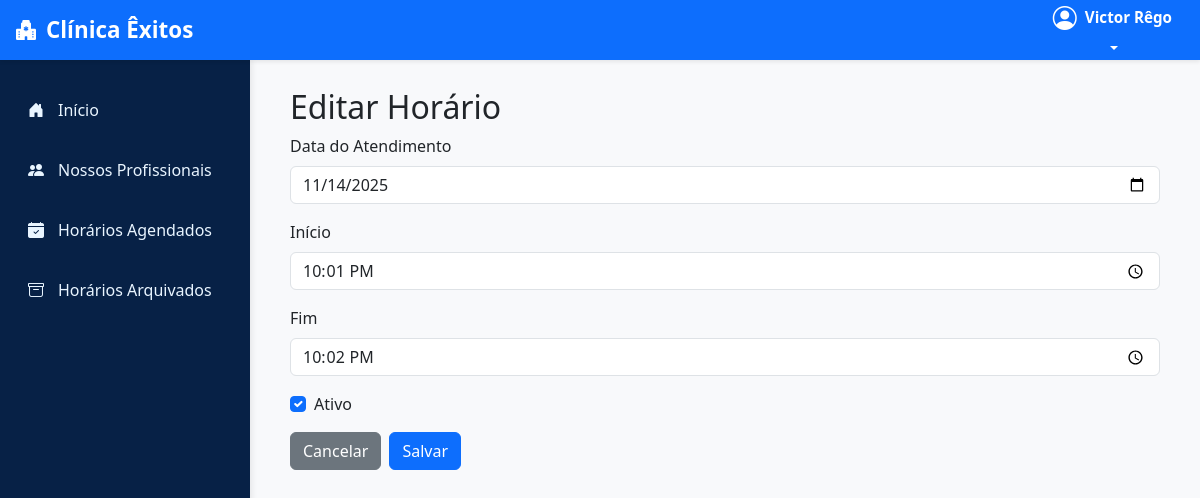
The app's page /usuarios/horarios/editar/24/ (signed in), older data.
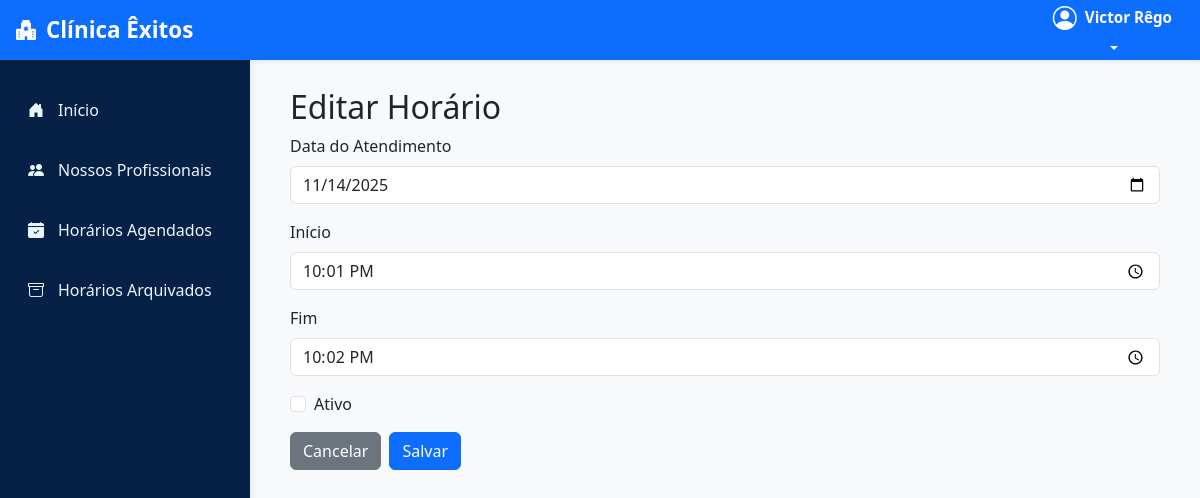
The same page, newer data.
### usuarios/models.py (models this page shows, shortened)
class HorarioDisponivel(models.Model):
    profissional = models.ForeignKey(
        UsuarioAdaptado,
        on_delete=models.CASCADE,
        limit_choices_to={'is_professional': True},
        related_name='usuarios_horarios'
    )
    data = models.DateField(verbose_name="Data do Atendimento")
    hora_inicio = models.TimeField(verbose_name="Hora de Início")
    hora_fim = models.TimeField(verbose_name="Hora de Término")
    ativo = models.BooleanField(default=True, verbose_name="Disponível")
    class Meta:
        verbose_name = "Horário Disponível"
        verbose_name_plural = "Horários Disponíveis"
        ordering = ['data', 'hora_inicio']

### usuarios/views.py (the view)
# urls.py: path('horarios/editar/<int:pk>/', agenda_views.editar_horario, name='editar_horario'),
@login_required
def editar_horario(request, pk):
    if not request.user.is_professional:
        messages.error(request, "Acesso negado. Apenas profissionais podem acessar.")
        return redirect('perfil')
    horario = get_object_or_404(HorarioDisponivel, pk=pk, profissional=request.user)
    if request.method == 'POST':
        form = HorarioDisponivelForm(request.POST, instance=horario)
        if form.is_valid():
            form.save()
            messages.success(request, "Horário atualizado com sucesso!")
            return redirect('listar_horarios')
    else:
        form = HorarioDisponivelForm(instance=horario)
    return render(request, 'usuarios/horarios_form.html', {'form': form, 'titulo': 'Editar Horário'})

### usuarios/forms.py
class HorarioDisponivelForm(forms.ModelForm):
    class Meta:
        model = HorarioDisponivel
        fields = ['data', 'hora_inicio', 'hora_fim', 'ativo']
        widgets = {
            'data': forms.DateInput(attrs={'class': 'form-control', 'type': 'date'}),
            'hora_inicio': forms.TimeInput(attrs={'class': 'form-control', 'type': 'time'}),
            'hora_fim': forms.TimeInput(attrs={'class': 'form-control', 'type': 'time'}),
            'ativo': forms.CheckboxInput(attrs={'class': 'form-check-input'}),
        }
        labels = {
            'data': 'Data do Atendimento',
            'hora_inicio': 'Início',
            'hora_fim': 'Fim',
            'ativo': 'Ativo',
        }

### usuarios/templates/usuarios/horarios_form.html (shortened to what this page needs)
{% extends 'base.html' %}
{% block content %}
<div class="container-fluid">
    <h2>{{ titulo }}</h2>
    <form method="post">
        <div class="mb-3">
            <label class="form-label">{{ form.data.label }}</label>
            {{ form.data }}
        </div>
        <div class="mb-3">
            <label class="form-label">{{ form.hora_inicio.label }}</label>
            {{ form.hora_inicio }}
        </div>
        <div class="mb-3">
            <label class="form-label">{{ form.hora_fim.label }}</label>
            {{ form.hora_fim }}
        </div>
        <div class="form-check mb-3">
            {{ form.ativo }} <label class="form-check-label">{{ form.ativo.label }}</label>
        </div>
        <div class="d-flex gap-2">
            <a href="{% url 'listar_horarios' %}" class="btn btn-secondary">Cancelar</a>
            <button type="submit" class="btn btn-primary">Salvar</button>
        </div>
    </form>
</div>
{% endblock %}

Row changes from the older to the newer data that the page shows:
changed HorarioDisponivel: ativo "☑" → "☐"
